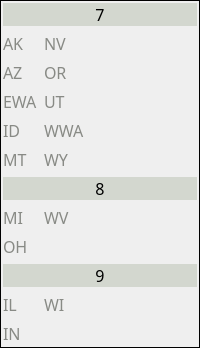
         <widget class="QFrame" name="frame_6">
          <property name="minimumSize">
           <size>
            <width>72</width>
            <height>0</height>
           </size>
          </property>
          <property name="font">
           <font>
            <family>JetBrains Mono</family>
            <pointsize>12</pointsize>
           </font>
          </property>
          <property name="frameShape">
           <enum>QFrame::Box</enum>
          </property>
          <property name="frameShadow">
           <enum>QFrame::Plain</enum>
          </property>
          <layout class="QFormLayout" name="formLayout_2">
           <property name="horizontalSpacing">
            <number>6</number>
           </property>
           <property name="leftMargin">
            <number>2</number>
           </property>
           <property name="topMargin">
            <number>2</number>
           </property>
           <property name="rightMargin">
            <number>2</number>
           </property>
           <property name="bottomMargin">
            <number>2</number>
           </property>
           <item row="0" column="0" colspan="2">
            <widget class="QLabel" name="label_22">
             <property name="font">
              <font>
               <family>JetBrains Mono</family>
               <pointsize>12</pointsize>
               <bold>false</bold>
              </font>
             </property>
             <property name="styleSheet">
              <string notr="true">background-color: rgb(211, 215, 207);
color: rgb(0, 0, 0);</string>
             </property>
             <property name="text">
              <string>7</string>
             </property>
             <property name="alignment">
              <set>Qt::AlignCenter</set>
             </property>
            </widget>
           </item>
           <item row="1" column="0">
            <widget class="QLabel" name="Section_AK">
             <property name="font">
              <font>
               <family>JetBrains Mono</family>
               <pointsize>12</pointsize>
               <bold>false</bold>
              </font>
             </property>
             <property name="styleSheet">
              <string notr="true">color: rgb(136, 138, 133);</string>
             </property>
             <property name="text">
              <string>AK</string>
             </property>
            </widget>
           </item>
           <item row="1" column="1">
            <widget class="QLabel" name="Section_NV">
             <property name="font">
              <font>
               <family>JetBrains Mono</family>
               <pointsize>12</pointsize>
               <bold>false</bold>
              </font>
             </property>
             <property name="styleSheet">
              <string notr="true">color: rgb(136, 138, 133);</string>
             </property>
             <property name="text">
              <string>NV</string>
             </property>
            </widget>
           </item>
           <item row="2" column="0">
            <widget class="QLabel" name="Section_AZ">
             <property name="font">
              <font>
               <family>JetBrains Mono</family>
               <pointsize>12</pointsize>
               <bold>false</bold>
              </font>
             </property>
             <property name="styleSheet">
              <string notr="true">color: rgb(136, 138, 133);</string>
             </property>
             <property name="text">
              <string>AZ</string>
             </property>
            </widget>
           </item>
           <item row="2" column="1">
            <widget class="QLabel" name="Section_OR">
             <property name="font">
              <font>
               <family>JetBrains Mono</family>
               <pointsize>12</pointsize>
               <bold>false</bold>
              </font>
             </property>
             <property name="styleSheet">
              <string notr="true">color: rgb(136, 138, 133);</string>
             </property>
             <property name="text">
              <string>OR</string>
             </property>
            </widget>
           </item>
           <item row="3" column="0">
            <widget class="QLabel" name="Section_EWA">
             <property name="font">
              <font>
               <family>JetBrains Mono</family>
               <pointsize>12</pointsize>
               <bold>false</bold>
              </font>
             </property>
             <property name="styleSheet">
              <string notr="true">color: rgb(136, 138, 133);</string>
             </property>
             <property name="text">
              <string>EWA</string>
             </property>
            </widget>
           </item>
           <item row="3" column="1">
            <widget class="QLabel" name="Section_UT">
             <property name="font">
              <font>
               <family>JetBrains Mono</family>
               <pointsize>12</pointsize>
               <bold>false</bold>
              </font>
             </property>
             <property name="styleSheet">
              <string notr="true">color: rgb(136, 138, 133);</string>
             </property>
             <property name="text">
              <string>UT</string>
             </property>
            </widget>
           </item>
           <item row="4" column="0">
            <widget class="QLabel" name="Section_ID">
             <property name="font">
              <font>
               <family>JetBrains Mono</family>
               <pointsize>12</pointsize>
               <bold>false</bold>
              </font>
             </property>
             <property name="styleSheet">
              <string notr="true">color: rgb(136, 138, 133);</string>
             </property>
             <property name="text">
              <string>ID</string>
             </property>
            </widget>
           </item>
           <item row="4" column="1">
            <widget class="QLabel" name="Section_WWA">
             <property name="font">
              <font>
               <family>JetBrains Mono</family>
               <pointsize>12</pointsize>
               <bold>false</bold>
              </font>
             </property>
             <property name="styleSheet">
              <string notr="true">color: rgb(136, 138, 133);</string>
             </property>
             <property name="text">
              <string>WWA</string>
             </property>
            </widget>
           </item>
           <item row="5" column="0">
            <widget class="QLabel" name="Section_MT">
             <property name="font">
              <font>
               <family>JetBrains Mono</family>
               <pointsize>12</pointsize>
               <bold>false</bold>
              </font>
             </property>
             <property name="styleSheet">
              <string notr="true">color: rgb(136, 138, 133);</string>
             </property>
             <property name="text">
              <string>MT</string>
             </property>
            </widget>
           </item>
           <item row="5" column="1">
            <widget class="QLabel" name="Section_WY">
             <property name="font">
              <font>
               <family>JetBrains Mono</family>
               <pointsize>12</pointsize>
               <bold>false</bold>
              </font>
             </property>
             <property name="styleSheet">
              <string notr="true">color: rgb(136, 138, 133);</string>
             </property>
             <property name="text">
              <string>WY</string>
             </property>
            </widget>
           </item>
           <item row="6" column="0" colspan="2">
            <widget class="QLabel" name="label_23">
             <property name="font">
              <font>
               <family>JetBrains Mono</family>
               <pointsize>12</pointsize>
               <bold>false</bold>
              </font>
             </property>
             <property name="styleSheet">
              <string notr="true">background-color: rgb(211, 215, 207);
color: rgb(0, 0, 0);</string>
             </property>
             <property name="text">
              <string>8</string>
             </property>
             <property name="alignment">
              <set>Qt::AlignCenter</set>
             </property>
            </widget>
           </item>
           <item row="7" column="0">
            <widget class="QLabel" name="Section_MI">
             <property name="font">
              <font>
               <family>JetBrains Mono</family>
               <pointsize>12</pointsize>
               <bold>false</bold>
              </font>
             </property>
             <property name="styleSheet">
              <string notr="true">color: rgb(136, 138, 133);</string>
             </property>
             <property name="text">
              <string>MI</string>
             </property>
            </widget>
           </item>
           <item row="7" column="1">
            <widget class="QLabel" name="Section_WV">
             <property name="font">
              <font>
               <family>JetBrains Mono</family>
               <pointsize>12</pointsize>
               <bold>false</bold>
              </font>
             </property>
             <property name="styleSheet">
              <string notr="true">color: rgb(136, 138, 133);</string>
             </property>
             <property name="text">
              <string>WV</string>
             </property>
            </widget>
           </item>
           <item row="8" column="0">
            <widget class="QLabel" name="Section_OH">
             <property name="font">
              <font>
               <family>JetBrains Mono</family>
               <pointsize>12</pointsize>
               <bold>false</bold>
              </font>
             </property>
             <property name="styleSheet">
              <string notr="true">color: rgb(136, 138, 133);</string>
             </property>
             <property name="text">
              <string>OH</string>
             </property>
            </widget>
           </item>
           <item row="9" column="0" colspan="2">
            <widget class="QLabel" name="label_24">
             <property name="font">
              <font>
               <family>JetBrains Mono</family>
               <pointsize>12</pointsize>
               <bold>false</bold>
              </font>
             </property>
             <property name="styleSheet">
              <string notr="true">background-color: rgb(211, 215, 207);
color: rgb(0, 0, 0);</string>
             </property>
             <property name="text">
              <string>9</string>
             </property>
             <property name="alignment">
              <set>Qt::AlignCenter</set>
             </property>
            </widget>
           </item>
           <item row="10" column="0">
            <widget class="QLabel" name="Section_IL">
             <property name="font">
              <font>
               <family>JetBrains Mono</family>
               <pointsize>12</pointsize>
               <bold>false</bold>
              </font>
             </property>
             <property name="styleSheet">
              <string notr="true">color: rgb(136, 138, 133);</string>
             </property>
             <property name="text">
              <string>IL</string>
             </property>
            </widget>
           </item>
           <item row="10" column="1">
            <widget class="QLabel" name="Section_WI">
             <property name="font">
              <font>
               <family>JetBrains Mono</family>
               <pointsize>12</pointsize>
               <bold>false</bold>
              </font>
             </property>
             <property name="styleSheet">
              <string notr="true">color: rgb(136, 138, 133);</string>
             </property>
             <property name="text">
              <string>WI</string>
             </property>
            </widget>
           </item>
           <item row="11" column="0">
            <widget class="QLabel" name="Section_IN">
             <property name="font">
              <font>
               <family>JetBrains Mono</family>
               <pointsize>12</pointsize>
               <bold>false</bold>
              </font>
             </property>
             <property name="styleSheet">
              <string notr="true">color: rgb(136, 138, 133);</string>
             </property>
             <property name="text">
              <string>IN</string>
             </property>
            </widget>
           </item>
          </layout>
         </widget>
